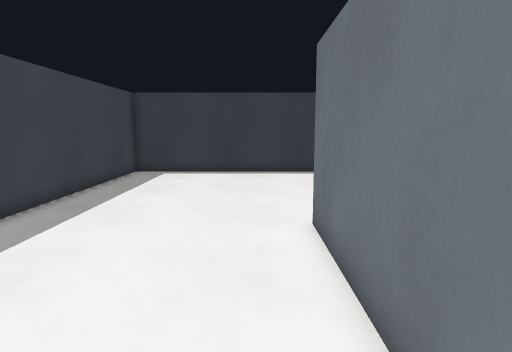
view 1 (above)

14 first-person views from a walk through a Godot game level. The camera is 1.2 m above the floor, tilts 8° down and sees 75° across. The floor is counted in squares, 0.5 m on a side. Each view is taken from the middle of a square. On the plan, view 1 faces up. The plan holds only what a view shows up to about 20 squares ahead; the rest is blank. Characters and animated objects are left out.

view 2
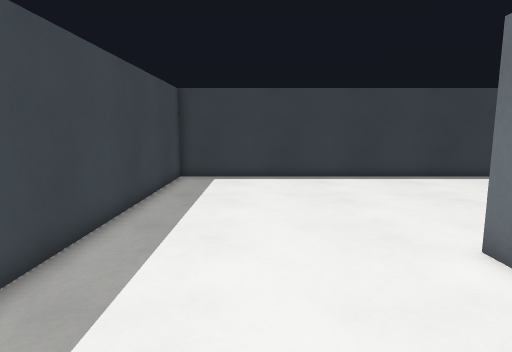

view 3
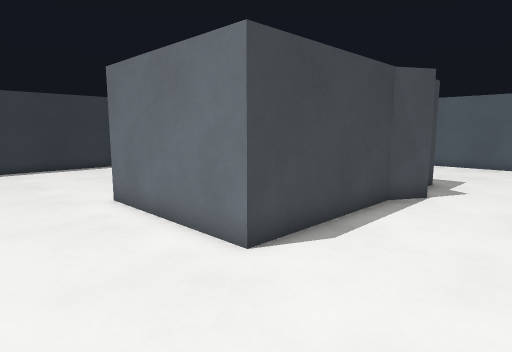

view 4
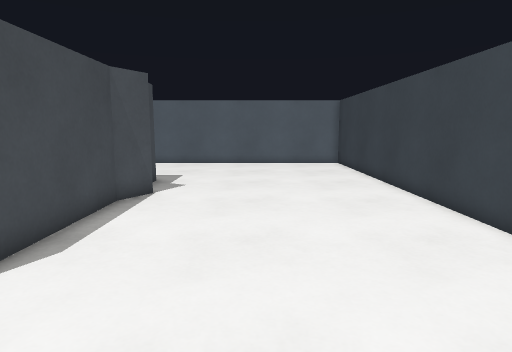

view 5
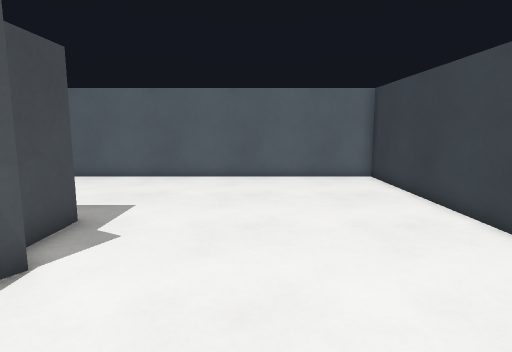

view 6
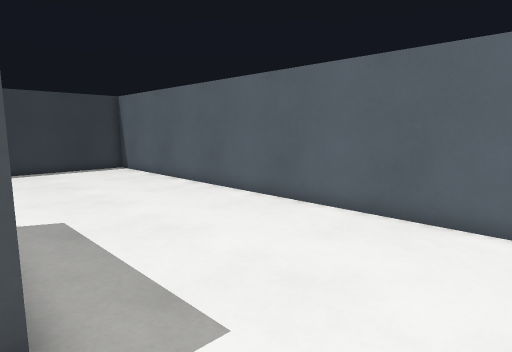

view 7
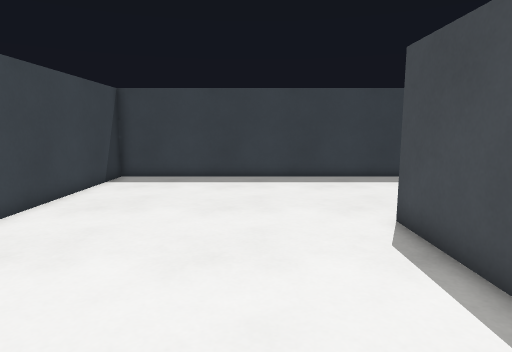

view 8
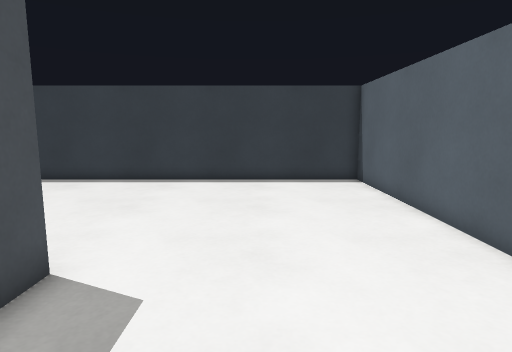

view 9
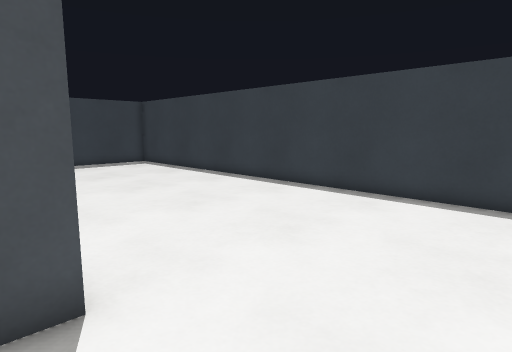

view 10
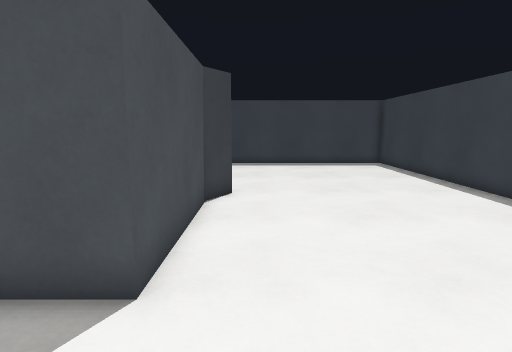

view 11
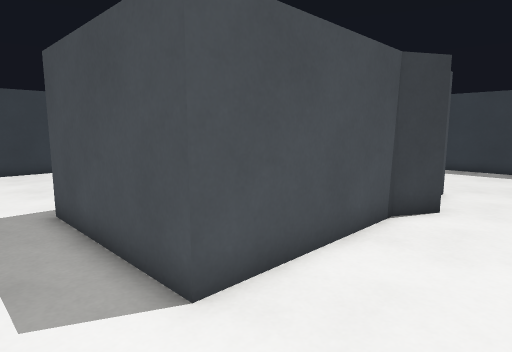

view 12
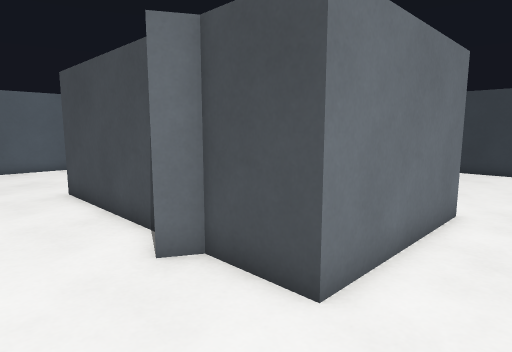

view 13
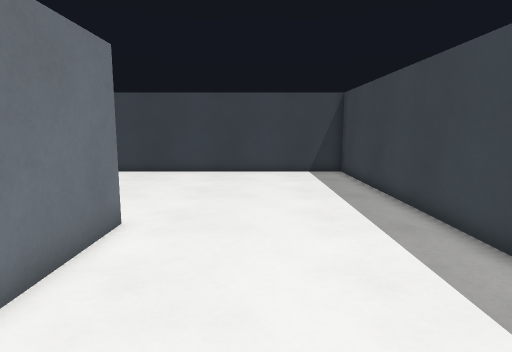

view 14
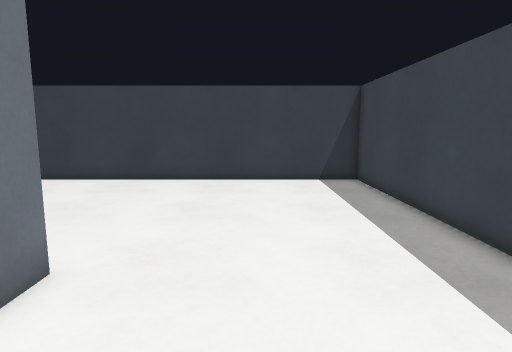

### Floor plan
Points are (right, up) in squares from view 1. A wall is a line through its corners. A room is listed if a view was taken in it or the views show most of it. See-through windows are left out.
Room 1 (views 1, 2, 3, 4, 5, 6, 7, 8, 9, 10, 11, 12, 13, 14)
walls: (9.5, 0.9) (8.1, 1.7) (1.5, 1.7) (1.5, 8.3) (4.1, 8.3) (4.6, 9.1) (5.9, 8.3) (12.5, 8.3) (12.5, 1.7) (10.5, 1.7); (-6.9, 18.9) (-6.9, -8.9) (20.9, -8.9) (20.9, 18.9) (-6.9, 18.9)

Positions as (right, up) in squares from view 1, and headings:
1: (0, 0), facing up
2: (-3, 2), facing up
3: (-3, -3), facing up-right
4: (-3, -3), facing right
5: (4, -3), facing right
6: (12, -2), facing up-right
7: (10, -2), facing left
8: (16, 3), facing up
9: (17, 7), facing up-left
10: (17, 10), facing left
11: (15, 12), facing down-left
12: (-1, 12), facing down-right
13: (-2, 10), facing down
14: (-2, 7), facing down
